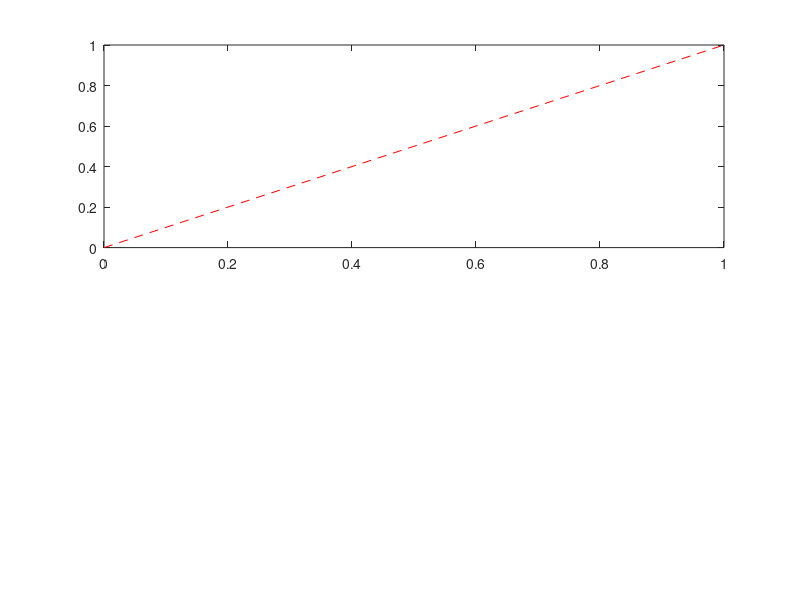

Source code (MATLAB): (Note: this script raises an error after producing the figure.)
function cobwebb_p_logistic(N0,r)
%---------------------------------
% This MATLAB function was created for academic purposes. University of
% Alberta Winter 2022 Lab: MATH 572 (Instructor: Hao Wang) Author: Pablo V.
% (TA) Contact: venegasg@ualberta.ca -------------------------------
% Objective (1): Show the student how to use MATLAB and how the algorithm
% could be improved. 
%The student should understand how the cobwebb
% diagram is produced by using this code and improve it. ` %Input
%     - N0 : Initial data. - r : Growth rate.
% %Output
%     - Cobwebb diagram - Solutions of the Logistic Difference Equation at
%     moment n
%---------------------------------
if nargin==0
    N0=0.1;r=3.2;
end
cb_x=1;cb_y=1;
n=35;
close all
x_g=[];
y_g=[];
N(1)=N0;
x=[0:.01:100];
mov(1:n) = struct('cdata', [], 'colormap', []);

cTitle=['Cobwebbing Logistic Equation: $x_{n+1}=$',num2str(r),'$x_n/(1-x_n)$'];%Logistic
nTitle=['Logistic Difference Equation: $x_{n+1}=$',num2str(r),'$x_n/(1-x_n)$'];%Logistic
figure('units','normalized','outerposition',[.23 .1 .45 .9])

subplot(2,1,1)
plot([0:cb_x],[0:cb_y],'--red','LineWidth',.5)
m_m=max(funcion_6(x,r));
axis([0 cb_x 0 cb_y]);
hold on

plot(x,funcion_6(x,r),'-.Blue','LineWidth',1.5)
title(cTitle,'interpreter','latex','FontSize', 20);
%title(['Cobwebbing Logistic Equation:
%$x_{n+1}=$',num2str(r),'$x_n$'],'interpreter','latex','FontSize', 20);
xlabel('$x_{n}$','interpreter','latex','FontSize', 20);
ylabel('$x_{n+1}$','interpreter','latex','FontSize', 20);

subplot(2,1,2)
plot([])
axis([0 n-3 0 cb_y]);
title(nTitle,'interpreter','latex','FontSize', 20);
%title(['Cobwebbing Logistic Equation:
%$x_{n+1}=$',num2str(r),'$x_n$'],'interpreter','latex','FontSize', 20);
xlabel('$n$','interpreter','latex','FontSize', 20);
ylabel('$x_{n}$','interpreter','latex','FontSize', 20);

pause
for i=2:n
    N(i)=funcion_6(N(i-1),r);
    subplot(2,1,1)
    plot([N(i-1),N(i-1),N(i)],[N(i-1), N(i), N(i)],'-black','LineWidth',2)
    axis([0 cb_x 0 cb_y]);
    x_g(i-1)=i-2;
    y_g(i-1)=N(i-1);
    subplot(2,1,2)
    plot(i-2,N(i-1),'*black')
    plot(i-1,N(i),'*black')
    title(nTitle,'interpreter','latex','FontSize', 20);
    %title(,'interpreter','latex','FontSize', 20);
    xlabel('$n$','interpreter','latex','FontSize', 20);
    ylabel('$x_{n}$','interpreter','latex','FontSize', 20);
    axis([0 n-3 0 cb_y]);
    hold on
    mov(i) = getframe(gcf);
    
end
x_g(end)=n;
y_g(end)=N(n);
subplot(2,1,2)
plot(x_g,y_g,'-black','LineWidth',2)
axis([0 n-3 0 cb_y]);



end

function f=funcion_6(N0,r)
f=r*N0.*(1-N0);
%f=r*N0; f=r*N0./(1+N0);
end


